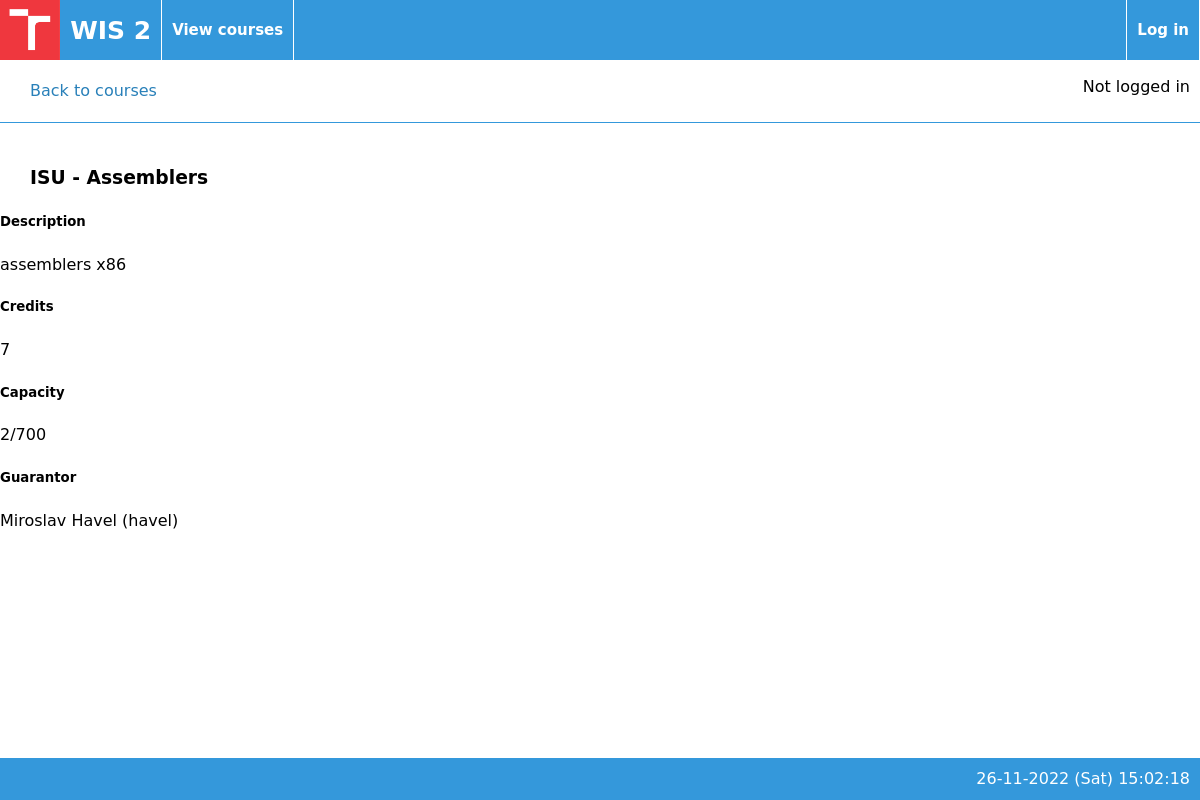
Page /www/html/detailcourse.php?courseID=3 on the committed database.
### tables this page shows
CREATE TABLE Course (
    courseID INTEGER NOT NULL PRIMARY KEY AUTO_INCREMENT,
    courseName VARCHAR(128) UNIQUE NOT NULL,
    courseFullName VARCHAR(128),
    courseDescription TEXT,
    courseState INTEGER NOT NULL,
    courseCredits INTEGER,
    courseCapacity INTEGER,
    courseOpen BOOLEAN
);

CREATE TABLE Account (
    accountID INTEGER PRIMARY KEY AUTO_INCREMENT NOT NULL,
    accountUsername VARCHAR(128) NOT NULL UNIQUE,
    accountPassword VARCHAR(128),
    accountRealName VARCHAR(128),
    accountAddress VARCHAR(128),
    accountDateOfBirth DATE,
    accountEmail VARCHAR(128),
    accountTeacher BOOLEAN,
    accountStudent BOOLEAN,
    accountAdmin BOOLEAN
);

### www/html/includes/courses-inc.php (called while the page is built, shortened)
<?php
function getCourseByID($courseID) {
    $conn = $GLOBALS['conn'];
    $stmt = $conn->prepare("SELECT * FROM Course WHERE courseID = ?");
    $stmt->execute([$courseID]);
    return $stmt->fetch(PDO::FETCH_OBJ);
}
function getGuarantorID($courseID) {
    $conn = $GLOBALS['conn'];
    $stmt = $conn->prepare("SELECT accountID FROM Guarantees WHERE courseID = ?");
    $stmt->execute([$courseID]);
    $result = $stmt->fetch(PDO::FETCH_OBJ);
    return $result->accountID;
}
function getCourseSignedUpNumber($courseID) {
    $conn = $GLOBALS['conn'];
    $stmt = $conn->prepare("SELECT COUNT(*) AS count FROM Attends WHERE courseID = ? AND approved = true");
    $stmt->execute([$courseID]);
    $result = $stmt->fetch(PDO::FETCH_OBJ);
    return $result->count;
}
?>

### www/html/includes/users-inc.php (called while the page is built, shortened)
<?php
 function getUserByID($uid) {
    $conn = $GLOBALS['conn'];
    $stmt = $conn->prepare("SELECT * FROM Account WHERE accountID = ?");
    $stmt->execute([$uid]);
    $user_to_return = $stmt->fetch(PDO::FETCH_OBJ);
    return $user_to_return;
}

### www/html/detailcourse.php (the view, shortened to what this page needs)
<?php
    require_once 'includes/courses-inc.php';
    require_once 'includes/users-inc.php';
    $courseID = $_GET['courseID'];
    $course = getCourseByID($courseID);
?>
<!DOCTYPE html>
<html>
<?php include_once 'templates/header.php' ?>
<?php include_once 'templates/navbar.php' ?>
<div id="button_back" ><a href=viewcourses.php>Back to courses</a></div><br/>
</section>
<div id="view_course">
<h3><?php echo $course->courseName . " - " . $course->courseFullName ?></h3>
<h5>Description</h5>
<?php echo $course->courseDescription ?>
<h5>Credits</h5>
<?php echo $course->courseCredits ?>
<h5>Capacity</h5>
<?php echo getCourseSignedUpNumber($courseID) . "/" . $course->courseCapacity?>
<h5>Guarantor</h5>
<?php
    $guarantor = getUserByID(getGuarantorID($course->courseID));
    echo $guarantor->accountRealName . " (" . $guarantor->accountUsername . ")";
?>
</div>
<?php include_once 'templates/footer.php' ?>
</html>

### www/html/css/style.css (style rules this page uses)
* { line-height: 1.4; font-family: Verdana, "DejaVu Sans", Arial, sans-serif; }
body { padding: 0; margin: 0; padding-bottom: 50px; }
h3 { margin-left: 30px; }
#button_back { grid-column: 1; grid-row: 1; border-bottom: #3498DB 1px solid; padding: 20px 0; }
#button_back a { color: #2980B9; text-decoration: none; padding: 30px; }

### rows in the picture
course: courseName "ISU", courseFullName "Assemblers", courseDescription "assemblers x86", courseCredits "7", courseCapacity "700"
account: accountRealName "Miroslav Havel", accountUsername "havel"

### other values in the picture
getCourseSignedUpNumber($courseID) "2"
$date_time "26-11-2022 (Sat) 15:02:18"
